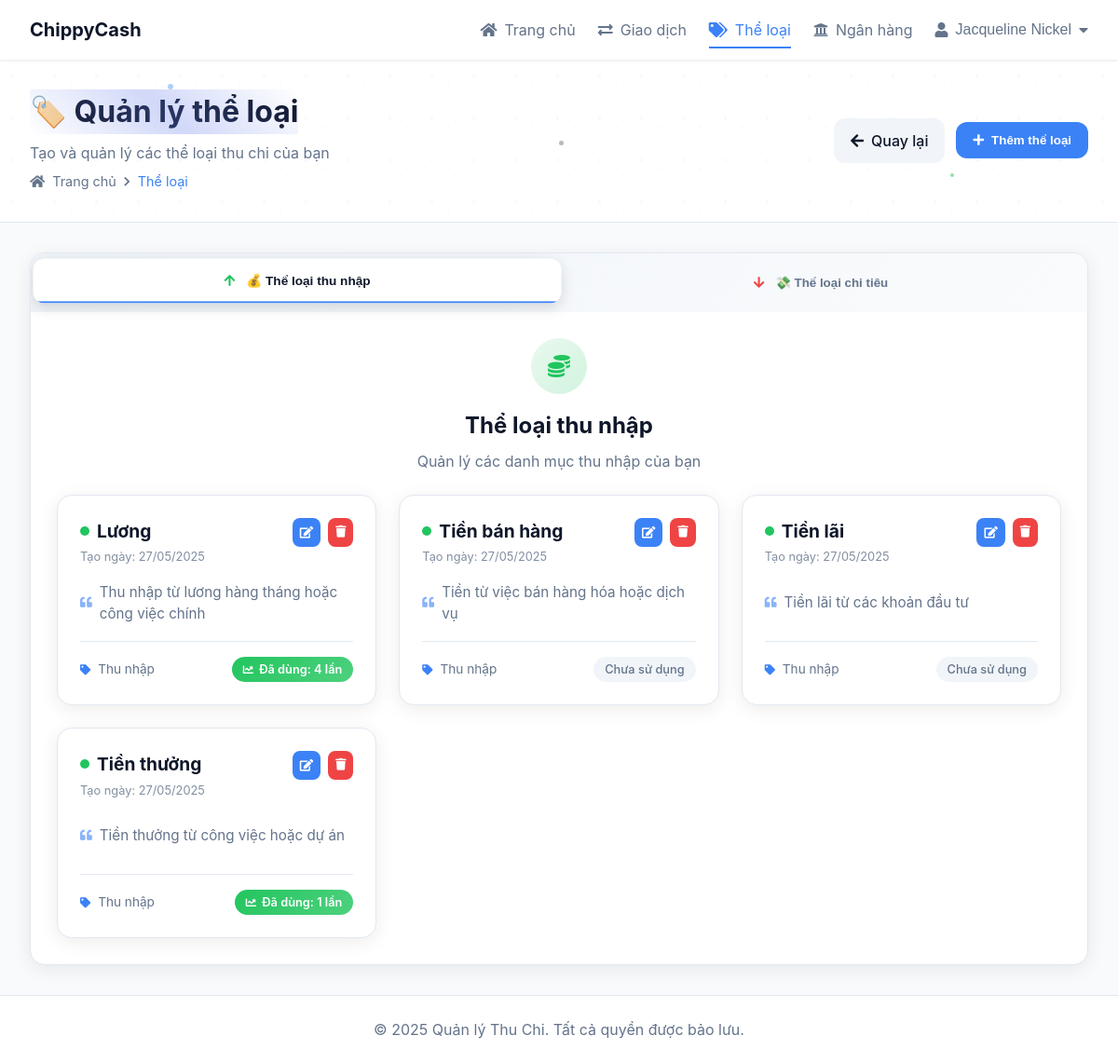
Screenshot of /categories.php (signed in) with the database file from the repository.
### tables this page shows
CREATE TABLE `categories` (
  `id` int NOT NULL,
  `user_id` int NOT NULL,
  `name` varchar(100) NOT NULL,
  `description` text,
  `type` enum('income','expense') NOT NULL,
  `created_at` datetime DEFAULT CURRENT_TIMESTAMP,
  `updated_at` datetime DEFAULT NULL
);

### includes/functions.php (called while the page is built, shortened)
<?php
function getUserCategories($conn, $user_id, $type = null) {
  $sql = "SELECT * FROM categories WHERE user_id = ?";
  $params = [$user_id];
  if ($type) {
    $sql .= " AND type = ?";
    $params[] = $type;
  }
  $sql .= " ORDER BY name ASC";
  $stmt = $conn->prepare($sql);
  $stmt->execute($params);
  return $stmt->fetchAll();
}
function getCategoryUsageCount($conn, $user_id, $category_name) {
  $stmt = $conn->prepare("SELECT COUNT(*) FROM transactions WHERE user_id = ? AND category = ?");
  $stmt->execute([$user_id, $category_name]);
  return $stmt->fetchColumn();
}
?>

### categories.php (the view, shortened to what this page needs)
<?php
require_once 'config/database.php';
require_once 'includes/functions.php';
$user_id = $_SESSION['user_id'];
$income_categories = getUserCategories($conn, $user_id, 'income');
include 'includes/header.php';
?>
<div class="app-container">
    <header class="magical-header" style="background:var(--card-background);border-bottom:1px solid var(--border-color);padding:2rem 0;position:relative;overflow:hidden;">
        <div class="header-pattern" style="position:absolute;top:0;left:0;right:0;bottom:0;opacity:0.03;background:radial-gradient(circle at 30% 40%, var(--accent-color) 2px, transparent 2px), radial-gradient(circle at 70% 60%, var(--primary-color) 1px, transparent 1px);background-size:45px 45px;animation:patternFloat 18s ease-in-out infinite;"></div>
        <div class="floating-particles" style="position:absolute;top:0;left:0;right:0;bottom:0;pointer-events:none;">
            <div class="particle" style="position:absolute;width:6px;height:6px;background:var(--accent-color);border-radius:50%;opacity:0.4;top:15%;left:15%;animation:floatCategory1 9s ease-in-out infinite;"></div>
            <div class="particle" style="position:absolute;width:4px;height:4px;background:var(--positive-color);border-radius:50%;opacity:0.5;top:70%;left:85%;animation:floatCategory2 7s ease-in-out infinite 1.5s;"></div>
            <div class="particle" style="position:absolute;width:5px;height:5px;background:var(--primary-color);border-radius:50%;opacity:0.3;top:50%;left:50%;animation:floatCategory3 11s ease-in-out infinite 0.5s;"></div>
        </div>
        <div class="header-content" style="max-width:1400px;margin:0 auto;padding:0 2rem;display:flex;justify-content:space-between;align-items:center;position:relative;z-index:2;">
            <div class="header-left" style="animation:slideInLeft 0.8s cubic-bezier(0.25, 0.46, 0.45, 0.94);">
                <h1 class="magical-title" style="margin:0 0 8px;color:var(--primary-color);font-size:2rem;font-weight:700;position:relative;display:inline-block;">
                    🏷️ Quản lý thể loại
                    <span class="title-glow" style="position:absolute;top:0;left:0;right:0;bottom:0;background:linear-gradient(45deg,transparent,rgba(102,126,234,0.3),transparent);animation:titleGlow 3s ease-in-out infinite;"></span>
                </h1>
                <p class="magical-subtitle" style="margin:0;color:var(--secondary-color);font-size:1rem;animation:fadeInUp 1s ease-out 0.3s both;">Tạo và quản lý các thể loại thu chi của bạn</p>
                <div class="breadcrumb" style="margin-top:8px;display:flex;align-items:center;gap:8px;font-size:0.9rem;color:var(--secondary-color);animation:fadeInUp 1s ease-out 0.6s both;">
                    <i class="fas fa-home" style="animation:iconSpin 4s ease-in-out infinite;"></i>
                    <span>Trang chủ</span>
                    <i class="fas fa-chevron-right" style="font-size:0.7rem;"></i>
                    <span style="color:var(--accent-color);">Thể loại</span>
                </div>
            </div>
            <div class="header-right" style="display:flex;gap:12px;align-items:center;animation:slideInRight 0.8s cubic-bezier(0.25, 0.46, 0.45, 0.94);">
                <a href="index.php" class="magical-button back-btn" style="background:var(--hover-color);color:var(--primary-color);padding:12px 18px;border-radius:12px;text-decoration:none;font-weight:500;transition:all 0.4s cubic-bezier(0.25, 0.46, 0.45, 0.94);display:flex;align-items:center;gap:8px;position:relative;overflow:hidden;" onmouseover="this.style.background='var(--border-color)';this.style.transform='translateY(-2px) scale(1.02)';this.style.boxShadow='0 8px 25px rgba(0,0,0,0.1)'" onmouseout="this.style.background='var(--hover-color)';this.style.transform='translateY(0) scale(1)';this.style.boxShadow='none'">
                    <i class="fas fa-arrow-left" style="animation:iconBounce 2s ease-in-out infinite;"></i>
                    Quay lại
                </a>
                <button id="addCategoryBtn" class="magical-button primary-btn" style="background:var(--accent-color);color:white;border:none;border-radius:12px;padding:12px 18px;font-weight:600;transition:all 0.4s cubic-bezier(0.25, 0.46, 0.45, 0.94);display:flex;align-items:center;gap:8px;position:relative;overflow:hidden;" onmouseover="this.style.background='var(--primary-color)';this.style.transform='translateY(-2px) scale(1.02)';this.style.boxShadow='0 8px 25px rgba(102,126,234,0.4)'" onmouseout="this.style.background='var(--accent-color)';this.style.transform='translateY(0) scale(1)';this.style.boxShadow='none'">
                    <i class="fas fa-plus" style="animation:iconSpin 3s ease-in-out infinite;"></i>
                    Thêm thể loại
                </button>
            </div>
        </div>
    </header>
    <main class="main-content" style="padding:2rem;max-width:1400px;margin:0 auto;">
        <div class="magical-content-tabs" style="background:var(--card-background);border:1px solid var(--border-color);border-radius:16px;overflow:hidden;box-shadow:0 4px 20px rgba(0,0,0,0.08);position:relative;animation:tabsSlideUp 0.8s ease-out 0.2s both;">
            <nav class="magical-tab-nav" style="background:linear-gradient(135deg,var(--hover-color),rgba(248,250,252,0.8));padding:8px;display:flex;gap:6px;position:relative;z-index:2;">
                <button class="magical-tab-button active" data-tab="income-categories" style="flex:1;padding:16px 24px;border:none;background:var(--card-background);color:var(--primary-color);border-radius:12px;font-weight:600;transition:all 0.4s cubic-bezier(0.25, 0.46, 0.45, 0.94);box-shadow:0 4px 16px rgba(0,0,0,0.15);position:relative;overflow:hidden;" onmouseover="this.style.transform='translateY(-2px) scale(1.02)';this.style.boxShadow='0 8px 25px rgba(34,197,94,0.25)'" onmouseout="this.style.transform='translateY(0) scale(1)';this.style.boxShadow='0 4px 16px rgba(0,0,0,0.15)'">
                    <i class="fas fa-arrow-up" style="margin-right:8px;color:var(--positive-color);animation:iconFloat 3s ease-in-out infinite;"></i>
                    <span style="position:relative;z-index:2;">💰 Thể loại thu nhập</span>
                </button>
                <button class="magical-tab-button" data-tab="expense-categories" style="flex:1;padding:16px 24px;border:none;background:transparent;color:var(--secondary-color);border-radius:12px;font-weight:600;transition:all 0.4s cubic-bezier(0.25, 0.46, 0.45, 0.94);position:relative;overflow:hidden;" onmouseover="this.style.background='rgba(255,255,255,0.7)';this.style.color='var(--primary-color)';this.style.transform='translateY(-2px) scale(1.02)';this.style.boxShadow='0 4px 16px rgba(0,0,0,0.1)'" onmouseout="this.style.background='transparent';this.style.color='var(--secondary-color)';this.style.transform='translateY(0) scale(1)';this.style.boxShadow='none'">
                    <i class="fas fa-arrow-down" style="margin-right:8px;color:var(--negative-color);animation:iconFloat 3s ease-in-out infinite 0.5s;"></i>
                    <span style="position:relative;z-index:2;">💸 Thể loại chi tiêu</span>
                </button>
            </nav>
            <div class="tab-content" style="padding:28px;">
                <div id="income-categories" class="tab-pane active" style="animation:fadeInUp 0.6s ease-out;">
                    <div class="magical-section-header" style="margin-bottom:24px;text-align:center;">
                        <div class="section-icon" style="width:60px;height:60px;border-radius:50%;background:linear-gradient(135deg,rgba(34,197,94,0.1),rgba(34,197,94,0.2));display:flex;align-items:center;justify-content:center;margin:0 auto 16px;animation:iconFloat 3s ease-in-out infinite;">
                            <i class="fas fa-coins" style="color:var(--positive-color);font-size:1.5rem;"></i>
                        </div>
                        <h2 style="margin:0 0 8px;color:var(--primary-color);font-size:1.5rem;font-weight:700;">Thể loại thu nhập</h2>
                        <p style="margin:0;color:var(--secondary-color);font-size:1rem;">Quản lý các danh mục thu nhập của bạn</p>
                    </div>
                    <?php if (count($income_categories) > 0): ?>
                        <div class="magical-categories-grid" style="display:grid;grid-template-columns:repeat(auto-fill,minmax(320px,1fr));gap:24px;">
                            <?php foreach ($income_categories as $index => $category): ?>
                                <?php $usage_count = getCategoryUsageCount($conn, $user_id, $category['name']); ?>
                                <div class="magical-category-card income-card" data-id="<?php echo $category['id']; ?>" style="background:var(--card-background);border:1px solid var(--border-color);border-radius:16px;padding:24px;transition:all 0.4s cubic-bezier(0.25, 0.46, 0.45, 0.94);box-shadow:0 4px 20px rgba(0,0,0,0.08);position:relative;overflow:hidden;animation:cardSlideIn 0.8s ease-out <?php echo $index * 0.1; ?>s both;" onmouseover="this.style.transform='translateY(-8px) scale(1.02)';this.style.boxShadow='0 12px 40px rgba(34,197,94,0.15)';this.querySelector('.card-glow').style.opacity='1'" onmouseout="this.style.transform='translateY(0) scale(1)';this.style.boxShadow='0 4px 20px rgba(0,0,0,0.08)';this.querySelector('.card-glow').style.opacity='0'">
                                    <div class="category-header" style="display:flex;justify-content:space-between;align-items:flex-start;margin-bottom:16px;position:relative;z-index:2;">
                                        <div style="flex:1;">
                                            <h3 style="margin:0 0 4px;color:var(--primary-color);font-size:1.2rem;font-weight:700;display:flex;align-items:center;gap:8px;">
                                                <div style="width:10px;height:10px;border-radius:50%;background:var(--positive-color);animation:pulse 2s ease-in-out infinite;"></div>
                                                <?php echo htmlspecialchars($category['name']); ?>
                                            </h3>
                                            <div style="font-size:0.8rem;color:var(--secondary-color);opacity:0.8;">Tạo ngày: <?php echo date('d/m/Y', strtotime($category['created_at'])); ?></div>
                                        </div>
                                        <div class="magical-category-actions" style="display:flex;gap:8px;">
                                            <button class="magical-btn-icon edit-category-btn" title="Chỉnh sửa" data-id="<?php echo $category['id']; ?>" style="background:var(--accent-color);color:white;border:none;border-radius:8px;padding:8px;transition:all 0.3s cubic-bezier(0.25, 0.46, 0.45, 0.94);font-size:0.8rem;cursor:pointer;position:relative;overflow:hidden;" onmouseover="this.style.background='var(--primary-color)';this.style.transform='translateY(-2px) scale(1.05)';this.style.boxShadow='0 4px 15px rgba(102,126,234,0.3)'" onmouseout="this.style.background='var(--accent-color)';this.style.transform='translateY(0) scale(1)';this.style.boxShadow='none'">
                                                <i class="fas fa-edit"></i>
                                            </button>
                                            <a href="categories.php?delete=<?php echo $category['id']; ?>" class="magical-btn-icon delete" title="Xóa" onclick="return confirm('Bạn có chắc chắn muốn xóa thể loại này?');" style="background:#ef4444;color:white;border:none;border-radius:8px;padding:8px;text-decoration:none;transition:all 0.3s cubic-bezier(0.25, 0.46, 0.45, 0.94);font-size:0.8rem;display:flex;align-items:center;justify-content:center;position:relative;overflow:hidden;" onmouseover="this.style.background='#dc2626';this.style.transform='translateY(-2px) scale(1.05)';this.style.boxShadow='0 4px 15px rgba(239,68,68,0.3)'" onmouseout="this.style.background='#ef4444';this.style.transform='translateY(0) scale(1)';this.style.boxShadow='none'">
                                                <i class="fas fa-trash"></i>
                                            </a>
                                        </div>
                                    </div>
                                    <div class="category-description" style="color:var(--secondary-color);font-size:0.95rem;line-height:1.5;margin-bottom:16px;position:relative;z-index:2;min-height:48px;display:flex;align-items:center;">
                                        <div style="display:flex;align-items:center;gap:8px;">
                                            <i class="fas fa-quote-left" style="color:var(--accent-color);font-size:0.8rem;opacity:0.6;"></i>
                                            <span><?php echo htmlspecialchars($category['description'] ?: 'Không có mô tả cụ thể'); ?></span>
                                        </div>
                                    </div>
                                    <div class="category-meta" style="display:flex;justify-content:space-between;align-items:center;position:relative;z-index:2;">
                                        <div style="display:flex;align-items:center;gap:8px;font-size:0.85rem;color:var(--secondary-color);">
                                            <i class="fas fa-tag" style="color:var(--accent-color);font-size:0.7rem;"></i>
                                            <span>Thu nhập</span>
                                        </div>
                                        <?php if ($usage_count > 0): ?>
                                            <div class="usage-badge" style="background:linear-gradient(135deg,var(--positive-color),rgba(34,197,94,0.8));color:white;padding:4px 12px;border-radius:20px;font-weight:600;font-size:0.8rem;display:flex;align-items:center;gap:6px;">
                                                <i class="fas fa-chart-line" style="font-size:0.7rem;"></i>
                                                Đã dùng: <?php echo $usage_count; ?> lần
                                            </div>
                                        <?php else: ?>
                                            <div class="unused-badge" style="background:var(--hover-color);color:var(--secondary-color);padding:4px 12px;border-radius:20px;font-weight:500;font-size:0.8rem;">
                                                Chưa sử dụng
                                            </div>
                                        <?php endif; ?>
                                    </div>
                                </div>
                            <?php endforeach; ?>
                        </div>
                    <?php endif; ?>
                </div>
            </div>
        </div>
    </main>
</div>
<?php include 'includes/footer.php'; ?>

### rows the page displays
categories: name "Lương", created_at "27/05/2025", description "Thu nhập từ lương hàng tháng hoặc công việc chính", usage_count "4"
categories: name "Tiền bán hàng", created_at "27/05/2025", description "Tiền từ việc bán hàng hóa hoặc dịch vụ", shows "Chưa sử dụng"
categories: name "Tiền lãi", created_at "27/05/2025", description "Tiền lãi từ các khoản đầu tư", shows "Chưa sử dụng"
categories: name "Tiền thưởng", created_at "27/05/2025", description "Tiền thưởng từ công việc hoặc dự án", usage_count "1"

### other values shown
$_SESSION['user_name'] "Jacqueline Nickel"
